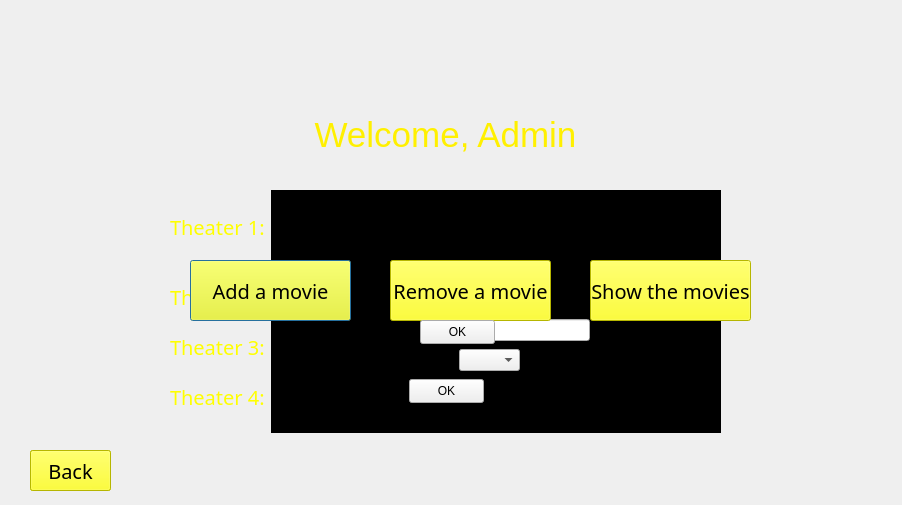
<?xml version="1.0" encoding="UTF-8"?>
<ui version="4.0">
 <class>AdminInterace</class>
 <widget class="QDialog" name="AdminInterace">
  <property name="geometry">
   <rect>
    <x>0</x>
    <y>0</y>
    <width>902</width>
    <height>505</height>
   </rect>
  </property>
  <property name="windowTitle">
   <string>Dialog</string>
  </property>
  <property name="styleSheet">
   <string notr="true">QDialog{
background-image: url(:/img/curtains.png);
}
QMessageBox{
color=yellow;
}
QLabel{
color:yellow;
}</string>
  </property>
  <widget class="QPushButton" name="addorder">
   <property name="geometry">
    <rect>
     <x>190</x>
     <y>260</y>
     <width>161</width>
     <height>61</height>
    </rect>
   </property>
   <property name="styleSheet">
    <string notr="true">background-color:yellow;
font:20px bold;</string>
   </property>
   <property name="text">
    <string>Add a movie</string>
   </property>
  </widget>
  <widget class="QPushButton" name="removeorder">
   <property name="geometry">
    <rect>
     <x>390</x>
     <y>260</y>
     <width>161</width>
     <height>61</height>
    </rect>
   </property>
   <property name="maximumSize">
    <size>
     <width>16777215</width>
     <height>16777215</height>
    </size>
   </property>
   <property name="styleSheet">
    <string notr="true">background-color:yellow;
font:20px bold;</string>
   </property>
   <property name="text">
    <string>Remove a movie</string>
   </property>
  </widget>
  <widget class="QPushButton" name="showmovies">
   <property name="geometry">
    <rect>
     <x>590</x>
     <y>260</y>
     <width>161</width>
     <height>61</height>
    </rect>
   </property>
   <property name="styleSheet">
    <string notr="true">background-color:yellow;
font:20px bold;</string>
   </property>
   <property name="text">
    <string>Show the movies</string>
   </property>
  </widget>
  <widget class="QLabel" name="label">
   <property name="geometry">
    <rect>
     <x>280</x>
     <y>100</y>
     <width>331</width>
     <height>71</height>
    </rect>
   </property>
   <property name="text">
    <string>&lt;html&gt;&lt;head/&gt;&lt;body&gt;&lt;p align=&quot;center&quot;&gt;&lt;span style=&quot; font-size:26pt; color:#fff000;&quot;&gt;Welcome, Admin&lt;/span&gt;&lt;/p&gt;&lt;/body&gt;&lt;/html&gt;</string>
   </property>
  </widget>
  <widget class="QLabel" name="label_4">
   <property name="geometry">
    <rect>
     <x>350</x>
     <y>320</y>
     <width>68</width>
     <height>21</height>
    </rect>
   </property>
   <property name="styleSheet">
    <string notr="true">color:yellow;
font:18px bold;</string>
   </property>
   <property name="text">
    <string>Director:</string>
   </property>
  </widget>
  <widget class="QComboBox" name="comboBox">
   <property name="geometry">
    <rect>
     <x>459</x>
     <y>349</y>
     <width>61</width>
     <height>22</height>
    </rect>
   </property>
   <property name="modelColumn">
    <number>0</number>
   </property>
   <item>
    <property name="text">
     <string/>
    </property>
   </item>
   <item>
    <property name="text">
     <string>1</string>
    </property>
   </item>
   <item>
    <property name="text">
     <string>2</string>
    </property>
   </item>
   <item>
    <property name="text">
     <string>3</string>
    </property>
   </item>
   <item>
    <property name="text">
     <string>4</string>
    </property>
   </item>
  </widget>
  <widget class="QLabel" name="label_5">
   <property name="geometry">
    <rect>
     <x>350</x>
     <y>350</y>
     <width>63</width>
     <height>21</height>
    </rect>
   </property>
   <property name="styleSheet">
    <string notr="true">color:yellow;
font:18px bold;</string>
   </property>
   <property name="text">
    <string>Theater</string>
   </property>
  </widget>
  <widget class="QPushButton" name="addnewmovie">
   <property name="geometry">
    <rect>
     <x>409</x>
     <y>379</y>
     <width>75</width>
     <height>24</height>
    </rect>
   </property>
   <property name="text">
    <string>OK</string>
   </property>
  </widget>
  <widget class="QPushButton" name="Exit">
   <property name="geometry">
    <rect>
     <x>30</x>
     <y>450</y>
     <width>81</width>
     <height>41</height>
    </rect>
   </property>
   <property name="styleSheet">
    <string notr="true">background-color:yellow;
font:20px bold;</string>
   </property>
   <property name="text">
    <string>Exit</string>
   </property>
  </widget>
  <widget class="QPushButton" name="Back">
   <property name="geometry">
    <rect>
     <x>30</x>
     <y>450</y>
     <width>81</width>
     <height>41</height>
    </rect>
   </property>
   <property name="styleSheet">
    <string notr="true">background-color:yellow;
font:20px bold;</string>
   </property>
   <property name="text">
    <string>Back</string>
   </property>
  </widget>
  <widget class="QLabel" name="label_6">
   <property name="geometry">
    <rect>
     <x>360</x>
     <y>270</y>
     <width>131</width>
     <height>21</height>
    </rect>
   </property>
   <property name="styleSheet">
    <string notr="true">color:yellow;
font:18px bold;</string>
   </property>
   <property name="text">
    <string>Which theather?</string>
   </property>
  </widget>
  <widget class="QComboBox" name="removecombobox">
   <property name="geometry">
    <rect>
     <x>500</x>
     <y>270</y>
     <width>61</width>
     <height>22</height>
    </rect>
   </property>
   <property name="modelColumn">
    <number>0</number>
   </property>
   <item>
    <property name="text">
     <string/>
    </property>
   </item>
   <item>
    <property name="text">
     <string>1</string>
    </property>
   </item>
   <item>
    <property name="text">
     <string>2</string>
    </property>
   </item>
   <item>
    <property name="text">
     <string>3</string>
    </property>
   </item>
   <item>
    <property name="text">
     <string>4</string>
    </property>
   </item>
  </widget>
  <widget class="QPushButton" name="removethismovie">
   <property name="geometry">
    <rect>
     <x>420</x>
     <y>320</y>
     <width>75</width>
     <height>24</height>
    </rect>
   </property>
   <property name="text">
    <string>OK</string>
   </property>
  </widget>
  <widget class="QWidget" name="layoutWidget">
   <property name="geometry">
    <rect>
     <x>170</x>
     <y>260</y>
     <width>551</width>
     <height>73</height>
    </rect>
   </property>
   <layout class="QHBoxLayout" name="horizontalLayout_5">
    <item>
     <widget class="QLabel" name="label_9">
      <property name="styleSheet">
       <string notr="true">color:yellow;
font:20px bold;</string>
      </property>
      <property name="text">
       <string>Theater 2:</string>
      </property>
     </widget>
    </item>
    <item>
     <widget class="QTextBrowser" name="textBrowser_3">
      <property name="styleSheet">
       <string notr="true">background-color:black;
color:yellow;
font:18px;</string>
      </property>
     </widget>
    </item>
   </layout>
  </widget>
  <widget class="QWidget" name="layoutWidget_2">
   <property name="geometry">
    <rect>
     <x>170</x>
     <y>310</y>
     <width>551</width>
     <height>73</height>
    </rect>
   </property>
   <layout class="QHBoxLayout" name="horizontalLayout_7">
    <item>
     <widget class="QLabel" name="label_11">
      <property name="styleSheet">
       <string notr="true">color:yellow;
font:20px bold;</string>
      </property>
      <property name="text">
       <string>Theater 3:</string>
      </property>
     </widget>
    </item>
    <item>
     <widget class="QTextBrowser" name="textBrowser_5">
      <property name="styleSheet">
       <string notr="true">background-color:black;
color:yellow;
font:18px;</string>
      </property>
     </widget>
    </item>
   </layout>
  </widget>
  <widget class="QWidget" name="layoutWidget_3">
   <property name="geometry">
    <rect>
     <x>170</x>
     <y>360</y>
     <width>551</width>
     <height>73</height>
    </rect>
   </property>
   <layout class="QHBoxLayout" name="horizontalLayout_8">
    <item>
     <widget class="QLabel" name="label_12">
      <property name="styleSheet">
       <string notr="true">color:yellow;
font:20px bold;</string>
      </property>
      <property name="text">
       <string>Theater 4:</string>
      </property>
     </widget>
    </item>
    <item>
     <widget class="QTextBrowser" name="textBrowser_6">
      <property name="styleSheet">
       <string notr="true">background-color:black;
color:yellow;
font:18px;</string>
      </property>
     </widget>
    </item>
   </layout>
  </widget>
  <widget class="QWidget" name="layoutWidget">
   <property name="geometry">
    <rect>
     <x>349</x>
     <y>259</y>
     <width>243</width>
     <height>24</height>
    </rect>
   </property>
   <layout class="QHBoxLayout" name="horizontalLayout">
    <item>
     <widget class="QLabel" name="label_2">
      <property name="styleSheet">
       <string notr="true">color:yellow;
font:18px bold;</string>
      </property>
      <property name="text">
       <string>Movie name:</string>
      </property>
     </widget>
    </item>
    <item>
     <widget class="QLineEdit" name="lineEdit"/>
    </item>
   </layout>
  </widget>
  <widget class="QWidget" name="layoutWidget">
   <property name="geometry">
    <rect>
     <x>349</x>
     <y>289</y>
     <width>245</width>
     <height>24</height>
    </rect>
   </property>
   <layout class="QHBoxLayout" name="horizontalLayout_2">
    <item>
     <widget class="QLabel" name="label_3">
      <property name="styleSheet">
       <string notr="true">color:yellow;
font:18px bold;</string>
      </property>
      <property name="text">
       <string>Movie genre:</string>
      </property>
     </widget>
    </item>
    <item>
     <widget class="QLineEdit" name="lineEdit_2"/>
    </item>
   </layout>
  </widget>
  <widget class="QLineEdit" name="lineEdit_3">
   <property name="geometry">
    <rect>
     <x>459</x>
     <y>319</y>
     <width>131</width>
     <height>22</height>
    </rect>
   </property>
  </widget>
  <widget class="QWidget" name="layoutWidget">
   <property name="geometry">
    <rect>
     <x>170</x>
     <y>190</y>
     <width>551</width>
     <height>73</height>
    </rect>
   </property>
   <layout class="QHBoxLayout" name="horizontalLayout_3">
    <item>
     <widget class="QLabel" name="label_7">
      <property name="styleSheet">
       <string notr="true">color:yellow;
font:20px bold;</string>
      </property>
      <property name="text">
       <string>Theater 1:</string>
      </property>
     </widget>
    </item>
    <item>
     <widget class="QTextBrowser" name="textBrowser">
      <property name="styleSheet">
       <string notr="true">background-color:black;
color:yellow;
font:18px;</string>
      </property>
     </widget>
    </item>
   </layout>
  </widget>
  <zorder>label</zorder>
  <zorder>label_4</zorder>
  <zorder>label_5</zorder>
  <zorder>Exit</zorder>
  <zorder>Back</zorder>
  <zorder>label_6</zorder>
  <zorder>removecombobox</zorder>
  <zorder>layoutWidget</zorder>
  <zorder>layoutWidget_2</zorder>
  <zorder>layoutWidget_3</zorder>
  <zorder>layoutWidget</zorder>
  <zorder>layoutWidget</zorder>
  <zorder>lineEdit_3</zorder>
  <zorder>layoutWidget</zorder>
  <zorder>showmovies</zorder>
  <zorder>removeorder</zorder>
  <zorder>addorder</zorder>
  <zorder>removethismovie</zorder>
  <zorder>addnewmovie</zorder>
  <zorder>comboBox</zorder>
 </widget>
 <resources/>
 <connections/>
</ui>
